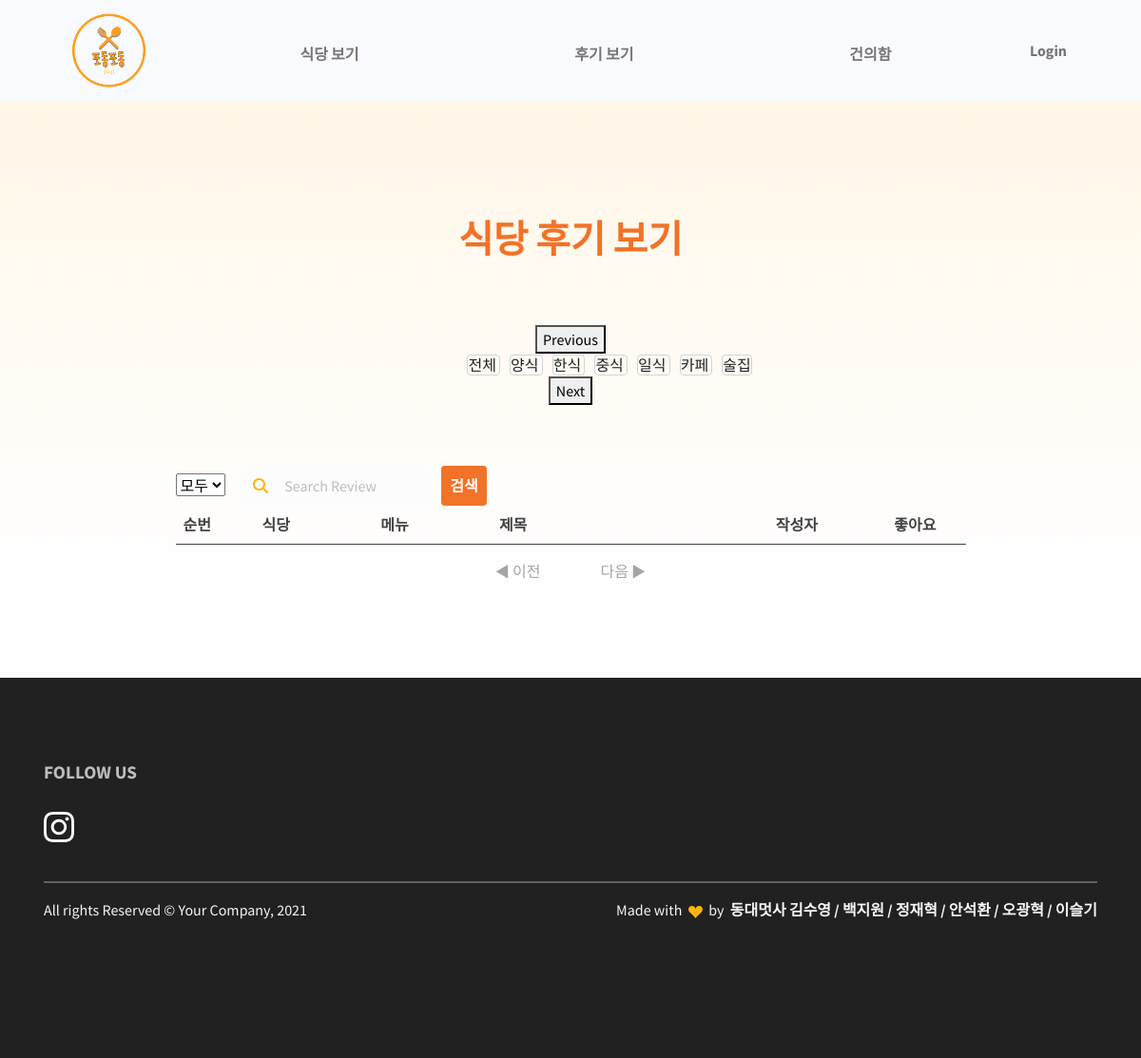
Page /review/7/ on the committed database.
### restaurant/models.py (models this page shows, shortened)
class Category(models.Model):
    id = models.AutoField(primary_key=True)
    name = models.CharField(max_length=20)
    thumbnail = models.ImageField(upload_to='images/', blank=True)

### review/views.py (the view)
# urls.py: path('<int:id>/',views.filter,name='filter'),
def filter(request, id):
    reviews = Comment.objects.filter(restaurant__category__id__contains = id).annotate(like_count = Count('like_users')).order_by("-like_count", "-created_at")
    category = Category.objects.all()
    user = request.user
    paginator = Paginator(reviews, 10)
    page = request.GET.get("page") or 1
    pages = pages = paginator.get_page(page)
    context = {
        'reviews':reviews,
        'user':user,
        'category':category,
        'pages':pages,
    }
    return render(request, "filter.html",context)

### review/templates/filter.html (shortened to what this page needs)
{% extends 'base.html' %} {% load static %} {% block content %}
<section class="py-0 bg-primary-gradient">
    <div class="container">
      <div class="row justify-content-center g-0">
        <div class="col-xl-9">
          <div class="col-lg-6 text-center mx-auto mb-3 mb-md-5 mt-4">
            <h5 class="fw-bold text-danger fs-3 fs-lg-5 lh-sm my-6" style="margin-top:8rem !important;">식당 후기 보기</h5>
          </div>
          <div class="col-lg-7 mx-auto text-center mb-6">
            <div class="responsive">
              <a href="{% url 'review:review' %}" style="border:1px solid #ced4da; border-radius: 4px; margin: 5px;">
                전체
            </a>
            {% for category in category %}
                <a href="{% url 'review:filter' category.id %}" style="border:1px solid #ced4da; border-radius: 4px; margin: 5px;">
                    {{ category.name }}
                </a>
            {% endfor %}
            </div>
        </div>
        <form action="{% url 'review:SearchReview' %}" method="GET" class="row gx-2 gy-2 align-items-center">
          <div class="col-lg-1">
          <select name="category" id="category">
            <option value = "all" selected>모두</option>
          </select>
          </div>
          <div class="col-lg-3 input-group-icon pe-2">
            <i class="fas fa-search input-box-icon text-primary"></i>
            <input
              class="col-lg-3 form-control border-0 input-box bg-100"
              type="search"
              placeholder="Search Review"
              aria-label="Search"
              name="search_key"
              id="search_key"
              value="{{ search_key }}"
            />
          </div>
          <div class="col-lg-2">
            <button class="btn btn-danger" style="padding:0.5rem;" type="submit">
              검색
            </button>
          </div>
        </form>
        <table class="table table-striped d-none d-sm-table">
          <thead>
              <tr class="thead col-xs-1">
                  <th width=10%>순번</th>
                  <th width=15%>식당</th>
                  <th width=15%>메뉴</th>
                  <th width=35%>제목</th>
                  <th width=15%>작성자</th>
                  <th>좋아요</th>
              </tr>
          </thead>
        </table>
        </div>
      </div>
    </div>
  </section>
  <div class="page middle">
    {% if pages.has_previous %}
    <a href="?page={{pages.previous_page_number}}" class="page_click active">◀ 이전</a>
    {% else %}
    <a class="page_click nonactive">◀ 이전</a>
    {% endif %}
    {% if pages.has_next %}
    <a href="?page={{pages.next_page_number}}" class="page_click active">다음 ▶</a>
    {% else %}
    <a class="page_click nonactive">다음 ▶</a>
    {% endif %}
</div>
{% endblock %}

### review/templates/filter.html (style rules this page uses)
.thead { border-bottom:#F17228; }
section { margin-top: 100px; min-height: 400px; }
.middle { text-align: center; margin-bottom: 5%; }
.middle a { margin: 20px; padding: 10px; }
.nonactive { color: #a4a4a4; cursor: pointer; }

### rows in the picture
Category: name "양식"
Category: name "한식"
Category: name "중식"
Category: name "일식"
Category: name "카페"
Category: name "술집"
